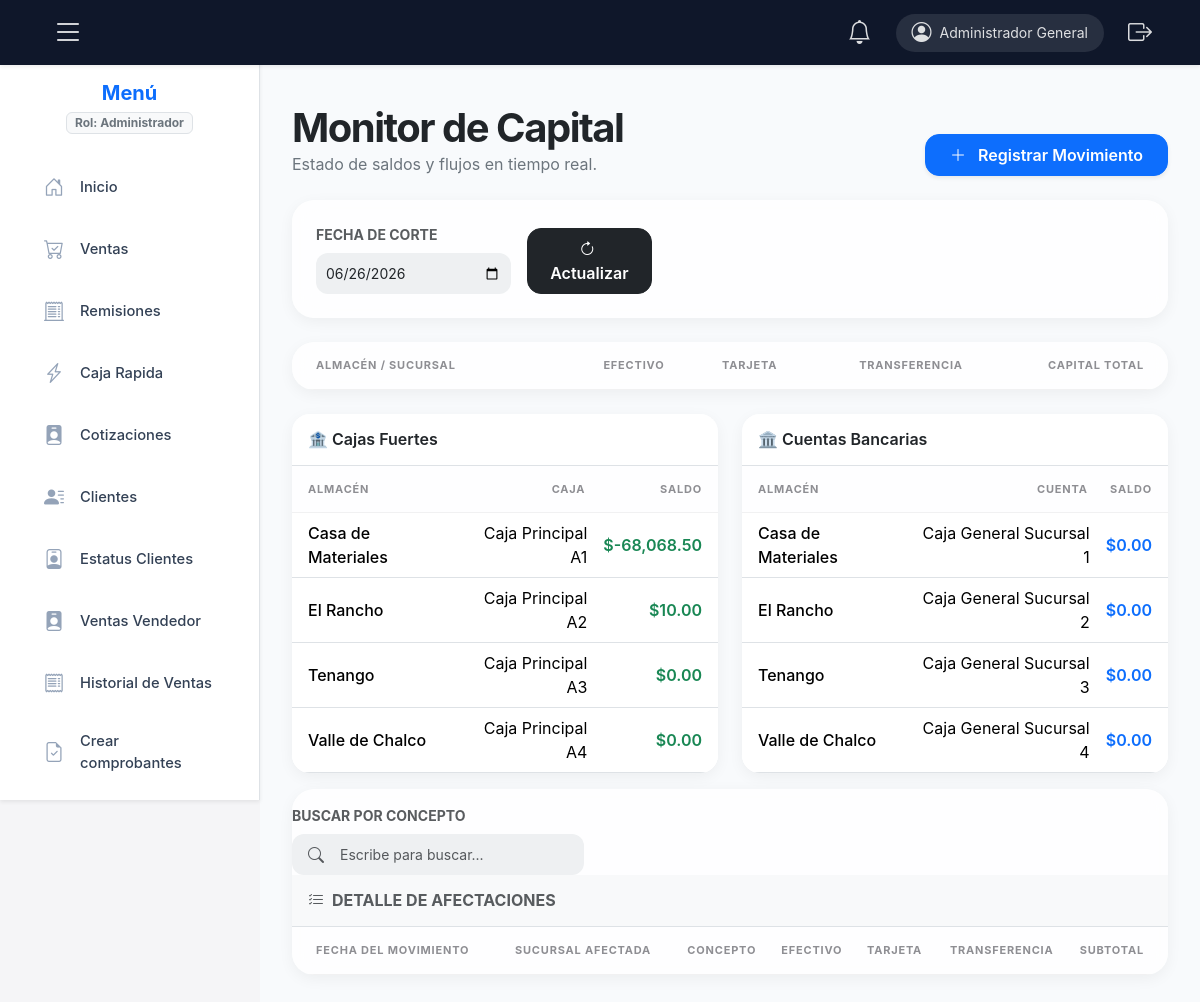
/app/controllers/tesoreriaController.php (signed in), run on the app's committed database.
### tables this page shows
CREATE TABLE `cajas_fuertes` (
  `id` int(11) NOT NULL,
  `nombre` varchar(100) NOT NULL,
  `almacen_id` int(11) DEFAULT NULL,
  `descripcion` text DEFAULT NULL,
  `estatus` tinyint(1) DEFAULT 1,
  `Saldo` float NOT NULL
);

CREATE TABLE `almacenes` (
  `id` int(11) NOT NULL,
  `codigo` varchar(20) NOT NULL,
  `nombre` varchar(100) NOT NULL,
  `hora_cierre_programada` time DEFAULT '18:00:00',
  `ubicacion` varchar(255) NOT NULL,
  `activo` tinyint(1) DEFAULT 1,
  `fecha_creacion` timestamp NOT NULL DEFAULT current_timestamp()
);

CREATE TABLE `cuentas_bancarias` (
  `id_cuenta` int(11) NOT NULL,
  `id_almacen` int(11) NOT NULL,
  `nombre_cuenta` varchar(100) NOT NULL,
  `tipo_cuenta` enum('Efectivo','Banco','Caja Fuerte') NOT NULL,
  `estatus` tinyint(4) DEFAULT 1,
  `saldo` float NOT NULL
);

### app/controllers/tesoreriaController.php (called while the page is built, shortened)
<?php
require_once __DIR__ . '/../controllers/LayoutController.php';
require_once __DIR__ . '/../models/corteCajaModel.php';
$db_conn = $conexion ?? $db;
$corteCaja= new CorteCajaModel($db_conn);
$almacen_sesion = $_SESSION['almacen_id'] ?? 0;
$saldoCajas=$corteCaja->saldoCajaFuerte($almacen_sesion);
$saldosCuentasBancarias=$corteCaja->saldoCuentasBancarias($almacen_sesion);
require_once __DIR__ . '/../views/tesoreria_view.php';

### app/models/corteCajaModel.php (called while the page is built, shortened)
<?php
class CorteCajaModel {
    private $db;
    public function __construct($conexion) {
        $this->db = $conexion;
    }
public function saldoCajaFuerte($almacen_id = 0) {
    if ($almacen_id == 0) {
        $sql = "SELECT
                    cf.nombre, cf.saldo,
                    a.nombre AS almacen
                FROM cajas_fuertes cf
                INNER JOIN almacenes a ON a.id = cf.almacen_id
                WHERE cf.estatus = 1";
        $stmt = $this->db->prepare($sql);
        $stmt->execute();
    }
    $result = $stmt->get_result();
    return $result->fetch_all(MYSQLI_ASSOC);
}
public function saldoCuentasBancarias($almacen_id = 0) {
    if ($almacen_id == 0) {
        $sql = "SELECT
                    cb.nombre_cuenta AS nombre,
                    cb.saldo AS saldo,
                    a.nombre AS almacen
                FROM cuentas_bancarias cb
                INNER JOIN almacenes a ON a.id = cb.id_almacen
                WHERE cb.estatus = 1";
        $stmt = $this->db->prepare($sql);
        $stmt->execute();
    }
    $result = $stmt->get_result();
    return $result->fetch_all(MYSQLI_ASSOC);
}
}

### app/views/tesoreria_view.php (shortened to what this page needs)
<!DOCTYPE html>
<html lang="es">
<head>
    <link href="https://cdn.jsdelivr.net/npm/bootstrap@5.3.3/dist/css/bootstrap.min.css" rel="stylesheet">
    <link href="https://cdn.jsdelivr.net/npm/bootstrap-icons/font/bootstrap-icons.css" rel="stylesheet">
    <link rel="stylesheet" href="https://cdnjs.cloudflare.com/ajax/libs/animate.css/4.1.1/animate.min.css"/>
    <?php if (function_exists('cargarEstilos')) { cargarEstilos(); } ?>
</head>
<body>
    <main class="main-content">
        <div class="container-fluid">
            <div class="d-flex justify-content-between align-items-end mb-4 animate__animated animate__fadeInDown">
                <div>
                    <h1 class="fw-bold m-0" style="letter-spacing: -1.5px;">Monitor de Capital</h1>
                    <p class="text-secondary m-0">Estado de saldos y flujos en tiempo real.</p>
                </div>
                <button type="button" class="btn btn-primary btn-ios px-4 py-2 shadow-sm" onclick="ModalMovimiento.abrir()">
                    <i class="bi bi-plus-lg me-2"></i> Registrar Movimiento
                </button>
            </div>
            <div class="glass-card p-4 mb-4 animate__animated animate__fadeIn">
                <form id="formFiltrosTesoreria" class="row g-3 align-items-end">
                    <div class="col-md-3">
                        <label class="small fw-bold text-muted text-uppercase mb-2 d-block">Fecha de Corte</label>
                        <input type="date" id="filtro_fecha" class="form-control ios-input" value="<?= date('Y-m-d') ?>">
                    </div>
                    <div class="col-md-2">
                        <button type="button" onclick="Tesoreria.listar()" class="btn btn-dark w-100 btn-ios py-2">
                            <i class="bi bi-arrow-clockwise me-1"></i> Actualizar
                        </button>
                    </div>
                </form>
            </div>
            <div class="glass-card position-relative overflow-hidden mb-4 animate__animated animate__fadeInUp">
                <div class="table-responsive">
                    <table class="table table-hover align-middle mb-0">
                        <thead>
                            <tr>
                                <th class="ps-4">ALMACÉN / SUCURSAL</th>
                                <th class="text-end">EFECTIVO</th>
                                <th class="text-end">TARJETA</th>
                                <th class="text-end">TRANSFERENCIA</th>
                                <th class="text-end pe-4">CAPITAL TOTAL</th>
                            </tr>
                        </thead>
                    </table>
                </div>
            </div>
<div class="row g-4">
    <div class="col-lg-6">
        <div class="glass-card h-100 position-relative overflow-hidden animate__animated animate__fadeInUp"
             style="border-radius:18px; backdrop-filter: blur(12px);">
            <div class="p-3 border-bottom bg-white bg-opacity-50">
                <h6 class="mb-0 fw-semibold text-dark">🏦 Cajas Fuertes</h6>
            </div>
            <div class="table-responsive">
                <table class="table table-hover align-middle mb-0">
                    <thead class="table-light">
                        <tr>
                            <th class="ps-3">Almacén</th>
                            <th class="text-end">Caja</th>
                            <th class="text-end pe-3">Saldo</th>
                        </tr>
                    </thead>
                    <tbody>
                        <?php foreach($saldoCajas as $caja): ?>
                            <tr>
                                <td class="ps-3 fw-medium"><?= $caja['almacen'] ?></td>
                                <td class="text-end"><?= $caja['nombre'] ?></td>
                                <td class="text-end pe-3 fw-semibold text-success">
                                    $<?= number_format($caja['saldo'], 2) ?>
                                </td>
                            </tr>
                        <?php endforeach; ?>
                    </tbody>
                </table>
            </div>
        </div>
    </div>
    <div class="col-lg-6">
        <div class="glass-card h-100 position-relative overflow-hidden animate__animated animate__fadeInUp"
             style="border-radius:18px; backdrop-filter: blur(12px);">
            <div class="p-3 border-bottom bg-white bg-opacity-50">
                <h6 class="mb-0 fw-semibold text-dark">🏛️ Cuentas Bancarias</h6>
            </div>
            <div class="table-responsive">
                <table class="table table-hover align-middle mb-0">
                    <thead class="table-light">
                        <tr>
                            <th class="ps-3">Almacén</th>
                            <th class="text-end">Cuenta</th>
                            <th class="text-end pe-3">Saldo</th>
                        </tr>
                    </thead>
                    <tbody>
                        <?php foreach($saldosCuentasBancarias as $cb): ?>
                            <tr>
                                <td class="ps-3 fw-medium"><?= $cb['almacen'] ?></td>
                                <td class="text-end"><?= $cb['nombre'] ?></td>
                                <td class="text-end pe-3 fw-semibold text-primary">
                                    $<?= number_format($cb['saldo'], 2) ?>
                                </td>
                            </tr>
                        <?php endforeach; ?>
                    </tbody>
                </table>
            </div>
        </div>
    </div>
</div>
            <div class="glass-card position-relative overflow-hidden animate__animated animate__fadeInUp mt-3">
            <div class="col-md-4 mt-3">
    <label class="small fw-bold text-muted text-uppercase mb-2 d-block">Buscar por Concepto</label>
    <div class="position-relative">
        <i class="bi bi-search position-absolute top-50 start-0 translate-middle-y ms-3 text-muted"></i>
        <input type="text" id="filtro_concepto" onkeyup="Tesoreria.filtrarLocal()" class="form-control ios-input ps-5" placeholder="Escribe para buscar...">
    </div>
</div>
            <div class="p-3 bg-light border-bottom">
                    <h6 class="m-0 fw-bold text-muted"><i class="bi bi-list-check me-2"></i>DETALLE DE AFECTACIONES</h6>
                </div>
                <div class="table-responsive">
                    <table class="table table-hover align-middle mb-0">
                        <thead>
                            <tr>
                                <th class="ps-4">Fecha del movimiento</th>
                                <th class="ps-4">SUCURSAL AFECTADA</th>
                                  <th class="text-end">CONCEPTO</th>
                                <th class="text-end">EFECTIVO</th>
                                <th class="text-end">TARJETA</th>
                                <th class="text-end">TRANSFERENCIA</th>
                                <th class="text-end pe-4">SUBTOTAL</th>
                            </tr>
                        </thead>
                    </table>
                </div>
            </div>
        </div>
    </main>
</body>
</html>

### css/layout.css (style rules this page uses)
:root { --nav-height: 65px; --sidebar-width: 260px; --negro-delicado: #334155; --azul-clarito-bg: #eff6ff; --azul-enlace-active: #2563eb; --borde-suave: #e2e8f0; --navbar-dark: #0f172a; }
.main-content { margin-left: var(--sidebar-width); padding-top: calc(var(--nav-height) + 20px); padding-left: 20px; padding-right: 20px; transition: all .3s ease; min-height: 100vh; background-color: #f8fafc; }

### app/views/tesoreria_view.php (style rules this page uses)
:root { --apple-bg: #f5f5f7; --apple-blue: #007aff; }
body { background-color: var(--apple-bg); font-family: -apple-system, sans-serif; }
.main-content { margin-left: 260px; padding: 80px 20px; transition: 0.3s; }
.glass-card { background: rgba(255,255,255,0.8); backdrop-filter: blur(15px); border-radius: 22px; border: none; box-shadow: 0 4px 15px rgba(0,0,0,0.05); }
.ios-input { border: none; background: #eef0f2; border-radius: 12px; padding: 10px; font-size: 14px; }
.table thead th { background: transparent; text-transform: uppercase; letter-spacing: 0.8px; font-weight: 700; color: #8e8e93; font-size: 11px; border-bottom: 1px solid rgba(0,0,0,0.05); padding: 15px 10px; }
.btn-ios { border-radius: 14px; font-weight: 600; transition: 0.2s; }

### data on the page
cajas_fuertes: almacen.nombre "Casa de Materiales", nombre "Caja Principal A1", Saldo "-68,068.50"
cajas_fuertes: almacen.nombre "El Rancho", nombre "Caja Principal A2", Saldo "10.00"
cajas_fuertes: almacen.nombre "Tenango", nombre "Caja Principal A3", Saldo "0.00"
cajas_fuertes: almacen.nombre "Valle de Chalco", nombre "Caja Principal A4", Saldo "0.00"
cuentas_bancarias: id_almacen.nombre "Casa de Materiales", nombre_cuenta "Caja General Sucursal 1", saldo "0.00"
cuentas_bancarias: id_almacen.nombre "El Rancho", nombre_cuenta "Caja General Sucursal 2", saldo "0.00"
cuentas_bancarias: id_almacen.nombre "Tenango", nombre_cuenta "Caja General Sucursal 3", saldo "0.00"
cuentas_bancarias: id_almacen.nombre "Valle de Chalco", nombre_cuenta "Caja General Sucursal 4", saldo "0.00"

### other printed values
$_SESSION['nombre'] "Administrador General"
$_SESSION['rol'] "Administrador"
$m['label'] "Inicio"
$m['label'] "Ventas"
$m['label'] "Remisiones"
$m['label'] "Caja Rapida"
$m['label'] "Cotizaciones"
$m['label'] "Clientes"
$m['label'] "Estatus Clientes"
$m['label'] "Ventas Vendedor"
$m['label'] "Historial de Ventas"
$m['label'] "Crear comprobantes"
